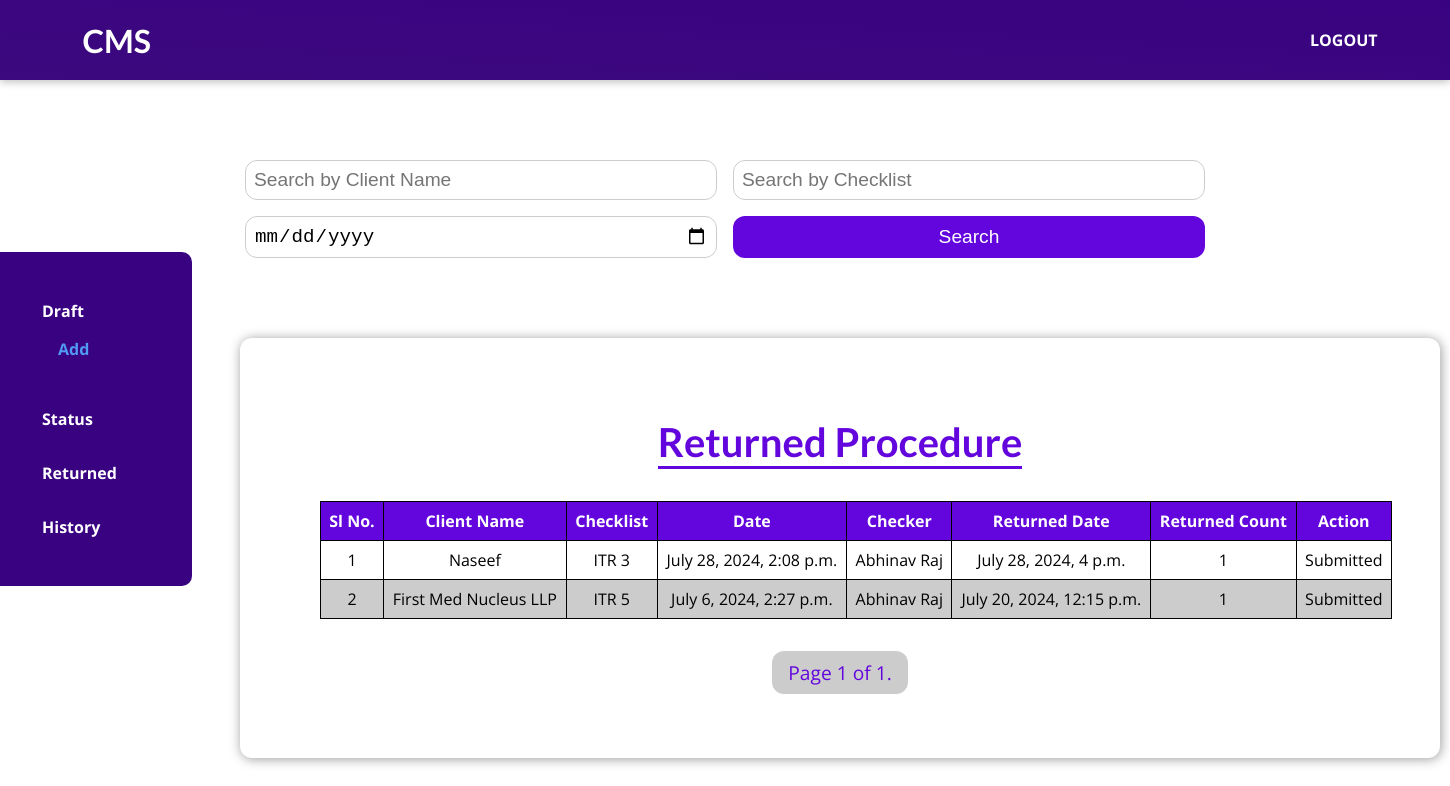
/user/returned/ (signed in), run on the app's committed database.
### user/models.py (models this page shows, shortened)
class Procedure(models.Model):
    STATUS_CHOICES = [
        ('Pending', 'Pending'),
        ('Submitted', 'Submitted'),
        ('Processing', 'Processing'),
        ('Returned', 'Returned'),
        ('Reviewed', 'Reviewed'),
        ('Deleted', 'Deleted'),
    ]
    user = models.ForeignKey(User, on_delete=models.SET_NULL, null=True, blank=True)
    client_name = models.CharField(max_length=255)
    data_path = models.CharField(max_length=255)
    checklist = models.ForeignKey(Checklist, on_delete=models.PROTECT)
    date_created = models.DateTimeField(auto_now_add=True)
    status = models.CharField(max_length=10, choices=STATUS_CHOICES, default='Pending')
    checker = models.ForeignKey(User, on_delete=models.SET_NULL, null=True, blank=True, related_name='checked_procedures')
    return_count = models.PositiveIntegerField(default=0)
    final_submission_date = models.DateTimeField(null=True, blank=True)
    returned_date = models.DateTimeField(null=True, blank=True)

### checklist/models.py (models this page shows, shortened)
class Checklist(models.Model):
    name = models.CharField(max_length=100)

### user/views.py (the view)
# urls.py: path('returned/', views.returned, name='returned'),
@login_required
@user_passes_test(users_group_required)
def returned(request):
    user = request.user
    procedures = Procedure.objects.filter(Q(user=request.user) & (Q(status='Returned') | Q(return_count__gt=0)) & ~Q(status='Reviewed')).order_by('-returned_date')
    search_client_name = request.GET.get('searchClientName')
    search_checklist = request.GET.get('searchChecklist')
    search_date = request.GET.get('searchDate')
    if search_client_name:
        procedures = procedures.filter(client_name__icontains=search_client_name)
    if search_checklist:
        procedures = procedures.filter(checklist__name__icontains=search_checklist)
    if search_date:
        procedures = procedures.filter(date_created__date=search_date)
    paginator = Paginator(procedures, 10)  # Show 10 procedures per page
    page_number = request.GET.get('page')
    page_obj = paginator.get_page(page_number)
    return render(request, 'user/returned.html', {'page_obj': page_obj, 'user': user})

### user/views.py (called while the page is built)
def users_group_required(user):
    return user.groups.filter(name='Users').exists()

### user/templates/user/returned.html (shortened to what this page needs)
{% extends 'base.html' %}
{% load static %}
{% block style_content %}
  <link rel="stylesheet" href="{% static 'user/user_table.css' %}" />
  <link rel="stylesheet" href="{% static 'user/sidebar.css' %}" />
{% endblock %}
{% block type %}
  <h1><a href="{% url 'user_index'  %}">CMS</a></h1>
{% endblock %}
{% block sidebar %}
  {% include 'user/includes/sidebar.html' %}
{% endblock %}
{% block body_content %}
  <section id="search-container">
    <form id="searchForm" method="GET" action="{% url 'returned' %}">
      <div class="search-container">
        <input type="text" name="searchClientName" id="searchClientName" placeholder="Search by Client Name" />
        <input type="text" name="searchChecklist" id="searchChecklist" placeholder="Search by Checklist" />
        <input type="date" name="searchDate" id="searchDate" placeholder="Search by Date" />
        <button type="submit">Search</button>
      </div>
    </form>
  </section>
  <section id="procedure_table">
    <header>
      <h2>Returned Procedure</h2>
    </header>
    <table>
      <thead>
        <tr>
          <th>Sl No.</th>
          <th>Client Name</th>
          <th>Checklist</th>
          <th>Date</th>
          <th>Checker</th>
          <th>Returned Date</th>
          <th>Returned Count</th>
          <th>Action</th>
        </tr>
      </thead>
      <tbody>
        {% if page_obj %}
          {% for procedure in page_obj %}
            <tr>
              <td>{{ forloop.counter0|add:page_obj.start_index }}</td>
              <td>{{ procedure.client_name }}</td>
              <td>{{ procedure.checklist.name }}</td>
              <td>{{ procedure.date_created }}</td>
              <td>{{ procedure.checker.first_name }} {{ procedure.checker.last_name }}</td>
              <td>{{ procedure.returned_date }}</td>
              <td>{{ procedure.return_count }}</td>
              <td>
                {% if procedure.status == 'Submitted' %}
                  Submitted
                {% else %}
                  <a href="{% url 'user_view_responses' procedure.id %}">Response</a> |
                  <a href="{% url 'edit_procedure' procedure.id %}?status=returned">Edit</a> |
                  <a href="{% url 'submit_procedure' procedure.id %}">Submit</a>
                {% endif %}
              </td>
            </tr>
          {% endfor %}
        {% else %}
          <tr>
            <td colspan="8">No records found</td>
          </tr>
        {% endif %}
      </tbody>
    </table>
    <div class="pagination">
      <span class="step-links">
        <span class="current">Page {{ page_obj.number }} of {{ page_obj.paginator.num_pages }}.</span>
      </span>
    </div>
  </section>
{% endblock %}

### static/app.css (style rules this page uses)
* { box-sizing: border-box; }
html { font-family: 'Open Sans', 'Lato', sans-serif; }
body { min-width: 465px; margin: 0; }
h1, h2, h3 { font-family: 'Lato', sans-serif; font-weight: bold; }
#main-navigation a { text-decoration: none; color: white; font-weight: bold; padding-left: 10px; }

### user/static/user/user_table.css (style rules this page uses)
#procedure_table { background-color: white; padding: 4rem; border-radius: 12px; width: 75rem; margin: 5rem 15rem; box-shadow: 1px 1px 12px rgba(0, 0, 0, 0.4); }
#procedure_table header { text-align: center; }
#procedure_table h2 { font-size: 2.5rem; margin: 1rem; color: #6305dd; display: inline-block; border-bottom: 3px solid #6305dd; }
#procedure_table table { width: 100%; border-collapse: collapse; margin: 1rem; }
#procedure_table th, #procedure_table td { border: 1px solid black; padding: 0.5rem; text-align: center; }
#procedure_table th { background-color: #6305dd; color: white; }
#procedure_table tr:nth-of-type(even) { background-color: #ccc; }
#procedure_table .pagination { display: flex; justify-content: center; align-items: center; margin-top: 2rem; }
#procedure_table .pagination .step-links { display: flex; gap: 1rem; }
#procedure_table .pagination a, #procedure_table .pagination span.current { background-color: #6305dd; color: white; padding: 0.5rem 1rem; border-radius: 12px; text-decoration: none; font-size: 1.2rem; transition: background-color 0.2s ease-in-out; }
#procedure_table .pagination span.current { background-color: #ccc; color: #6305dd; }
#search-container { width: 60rem; margin: 10rem auto 2rem auto; }
.search-container { display: flex; flex-wrap: wrap; gap: 1rem; margin-bottom: 1rem; }
.search-container input, .search-container select, .search-container button { padding: 0.5rem; border: 1px solid #ccc; border-radius: 12px; font-size: 1.2rem; flex: 1 1 40%; }
.search-container button { background-color: #6305dd; color: white; border: none; cursor: pointer; transition: background-color 0.2s ease-in-out; }

### user/static/user/sidebar.css (style rules this page uses)
.search-container { text-align: center; }

### data on the page
Procedure: client_name "Naseef", checklist.name "ITR 3", date_created "July 28, 2024, 2:08 p.m.", checker.first_name "Abhinav", checker.last_name "Raj", returned_date "July 28, 2024, 4 p.m.", return_count "1", status "Submitted"
Procedure: client_name "First Med Nucleus LLP", checklist.name "ITR 5", date_created "July 6, 2024, 2:27 p.m.", checker.first_name "Abhinav", checker.last_name "Raj", returned_date "July 20, 2024, 12:15 p.m.", return_count "1", status "Submitted"

### other printed values
{{ page_obj.number }} "1"
{{ page_obj.paginator.num_pages }} "1"
